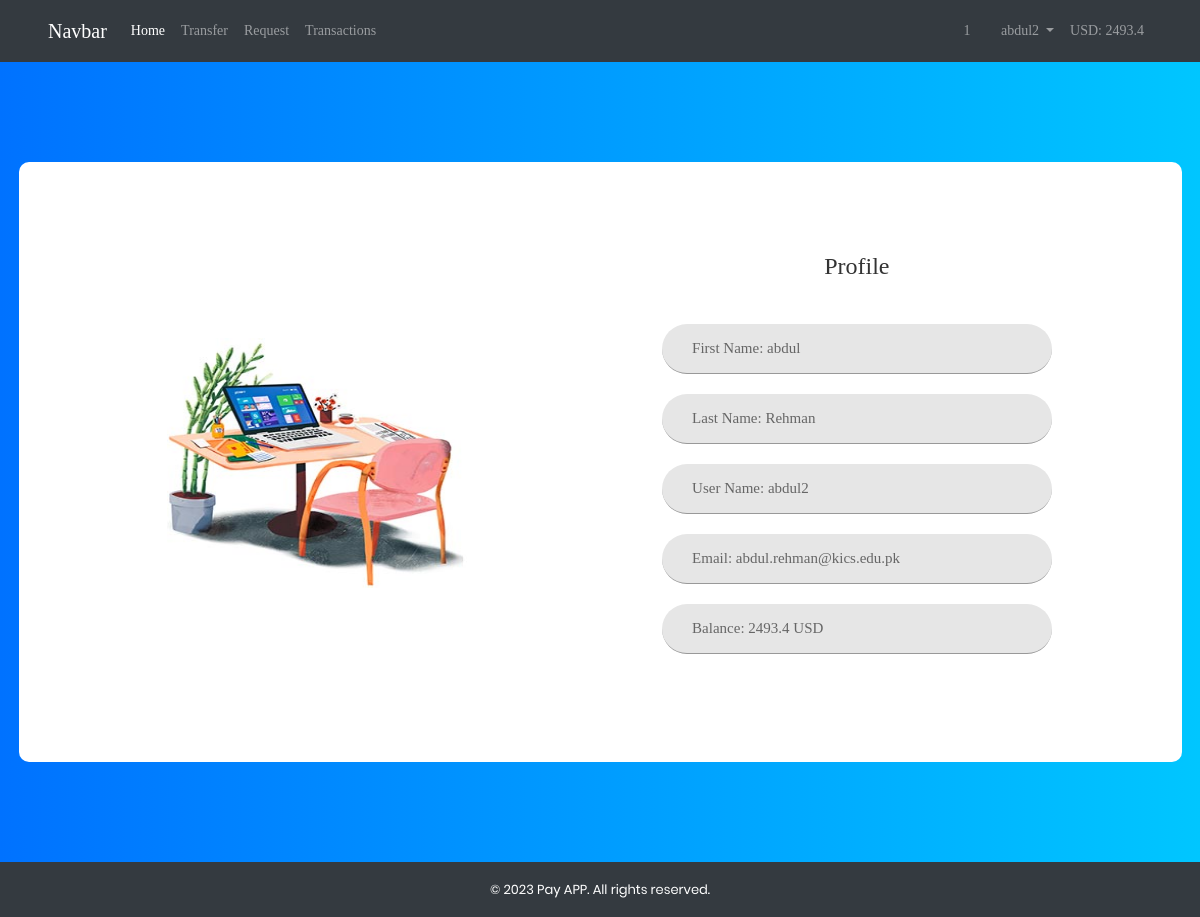
Screenshot of /profile (signed in) with the database file from the repository.
### register/models.py (models this page shows)
class UserExtension(models.Model):
    USD = "USD"
    EUR = "EUR"
    GBP = "GBP"
    currency_choices = [
        (USD, 'US Dollar'),
        (EUR, 'Euros'),
        (GBP, 'GB Pound')
    ]
    user = models.OneToOneField(User, on_delete=models.CASCADE)
    f_name = models.CharField(max_length=15, blank=False, null=False)
    l_name = models.CharField(max_length=20, blank=False, null=False)
    currency = models.CharField(max_length=3, null=False, blank=False, choices=currency_choices)
    balance = models.FloatField(default=1000, blank=False, null=False)

### register/views.py (the view)
# urls.py: path('profile', views.view_profile, name="profile")
def view_profile(request):
    user_data = UserExtension.objects.get(user=request.user)
    notifications_count = TransactionHistory.objects.filter(
        Q(mode=TransactionHistory.request) & Q(receiver=request.user) & Q(
            status=TransactionHistory.pending)).count()
    return render(request, 'register/profile.html', {'user': user_data, 'count': notifications_count})

### templates/register/profile.html (shortened to what this page needs)
{% extends 'base.html' %}
{% load static %}
{% block content %}
    <div class="contact1">
        <div class="container-contact1">
            <div class="contact1-pic js-tilt1">
                <img src="{% static 'images/signup-image.jpg' %}" alt="IMG" class="person" id="person"
                     style="width: 300px; height: 250px; max-height: 250px; max-width: 300px">
            </div>
            <div class="contact1-form validate-form" style="">
                <span class="contact1-form-title">Profile</span>
                <div class="wrap-input1 validate-input" data-validate="Message is required">
                    <input class="input1" type="text" name="username" placeholder="username"
                           value="First Name: {{ user.f_name }}" readonly>
                    <span class="shadow-input1"></span>
                </div>
                <div class="wrap-input1 validate-input" data-validate="Message is required">
                    <input class="input1" type="text" name="username" placeholder="username"
                           value="Last Name: {{ user.l_name }}" readonly>
                    <span class="shadow-input1"></span>
                </div>
                <div class="wrap-input1 validate-input" data-validate="Message is required">
                    <input class="input1" type="text" name="username" placeholder="username"
                           value="User Name: {{ user.user.username }}" readonly>
                    <span class="shadow-input1"></span>
                </div>
                <div class="wrap-input1 validate-input" data-validate="Message is required">
                    <input class="input1" type="text" name="username" placeholder="username"
                           value="Email: {{ user.user.email }}" readonly>
                    <span class="shadow-input1"></span>
                </div>
                <div class="wrap-input1 validate-input" data-validate="Message is required">
                    <input class="input1" type="text" name="username" placeholder="username"
                           value="Balance: {{ user.balance }} {{ user.currency }}" readonly>
                    <span class="shadow-input1"></span>
                </div>
            </div>
        </div>
    </div>
    <footer class="bg-dark text-center text-lg-start" style="color: #ffffff">
        <div class="text-center p-3">
            &copy; 2023 Pay APP. All rights reserved.
        </div>
    </footer>
{% endblock %}

### templates/base.html (shortened to what this page needs)
{% load static %}
<!DOCTYPE html>
<html lang="en">
<head>
    <link rel="stylesheet" type="text/css" href="{% static 'vendor/bootstrap/css/bootstrap.min.css' %}">
    <link rel="stylesheet" type="text/css" href="{% static 'fonts/font-awesome-4.7.0/css/font-awesome.min.css' %}">
    <link rel="stylesheet" type="text/css" href="{% static 'vendor/animate/animate.css' %}">
    <link rel="stylesheet" type="text/css" href="{% static 'vendor/css-hamburgers/hamburgers.min.css' %}">
    <link rel="stylesheet" type="text/css" href="{% static 'vendor/select2/select2.min.css' %}">
    <link rel="stylesheet" type="text/css" href="{% static 'css/util.css' %}">
    <link rel="stylesheet" type="text/css" href="{% static 'css/main_student.css' %}">
    <link rel="stylesheet" href="https://cdn.jsdelivr.net/npm/toastify-js/src/toastify.min.css">
    <link href="https://cdnjs.cloudflare.com/ajax/libs/toastr.js/latest/toastr.min.css" rel="stylesheet"/>
    <link rel="stylesheet" href="{% static 'fonts/material-icon/css/material-design-iconic-font.min.css' %}">
    <link rel="stylesheet" href="{% static 'css/style.css' %}">
</head>
<body>
    <div class="">
        <nav class="navbar navbar-expand-lg navbar-dark bg-dark pl-5 pr-5">
            <a class="navbar-brand" href="{% url 'register:home' %}">Navbar</a>
            <div class="collapse navbar-collapse" id="navbarNav">
                <ul class="navbar-nav">
                    <li class="nav-item active">
                        <a class="nav-link" href="{% url 'register:home' %}">Home<span class="sr-only">(current)</span></a>
                    </li>
                    <li class="nav-item">
                        <a class="nav-link" href="{% url 'payapp:transfer' %}">Transfer</a>
                    </li>
                    <li class="nav-item">
                        <a class="nav-link" href="{% url 'payapp:request' %}">Request</a>
                    </li>
                    <li class="nav-item">
                        <a class="nav-link" href="{% url 'payapp:transactions' %}">Transactions</a>
                    </li>
                </ul>
                {% if request.user.is_authenticated %}
                    <ul class="navbar-nav ml-auto">
                        <a class="nav-link" href="{% url 'payapp:notification' %}" id="" role="button"
                           aria-haspopup="true" aria-expanded="false">
                            <i class="fa fa-bell" aria-hidden="true"></i>
                            <span class="notification-count">{{ count }}</span>
                        </a>
                        <li class="nav-item dropdown">
                            <a class="nav-link dropdown-toggle" href="#" id="navbarDropdown" role="button"
                               data-toggle="dropdown" aria-haspopup="true" aria-expanded="false">
                                <i class="fa fa-user-circle" aria-hidden="true"></i> {{ request.user.username }}
                            </a>
                        </li>
                        <li class="nav-item float-right ml-auto">
                            <a class="nav-link" href="#"
                               style="font-size: 14px">{{ user.currency }}: {{ user.balance }}</a>
                        </li>
                    </ul>
                {% else %}
                    <ul class="navbar-nav ml-auto">
                        <li class="nav-item">
                            <a class="nav-link" href="{% url 'register:signin' %}">Login</a>
                        </li>
                    </ul>
                {% endif %}
            </div>
        </nav>
    </div>
    {% block content %}
    {% endblock %}
</body>
</html>

### static/css/main_student.css (style rules this page uses)
* { margin: 0px; padding: 0px; box-sizing: border-box; }
body, html { height: 100%; font-family: Montserrat-Regular, sans-serif; }
a { font-family: Montserrat-Regular; font-size: 14px; line-height: 1.7; color: #333333; margin: 0px; transition: all 0.4s; -webkit-transition: all 0.4s; -o-transition: all 0.4s; -moz-transition: all 0.4s; }
ul, li { margin: 0px; list-style-type: none; }
input { outline: none; border: none; }
.contact1 { width: 100%; min-height: 100%; padding: 15px; background: #009bff; background: -webkit-linear-gradient(left, #0072ff, #00c6ff); background: -o-linear-gradient(left, #0072ff, #00c6ff); background: -moz-linear-gradient(left, #0072ff, #00c6ff); background: linear-gradient(left, #0072ff, #00c6ff); display: -webkit-box; display: -webkit-flex; display: -moz-box; display: -ms-flexbox; display: flex; flex-wrap: wrap; justify-content: center; align-items: center; }
.container-contact1 { width: 1163px; background: #fff; border-radius: 10px; overflow: hidden; display: -webkit-box; display: -webkit-flex; display: -moz-box; display: -ms-flexbox; display: flex; flex-wrap: wrap; justify-content: space-between; align-items: center; padding: 90px 130px 88px 148px; }
.contact1-pic { width: 296px; }
.contact1-pic img { max-width: 100%; }
.contact1-form { width: 430px; }
.contact1-form-title { display: block; font-family: Montserrat-ExtraBold; font-size: 24px; color: #333333; line-height: 1.2; text-align: center; padding-bottom: 44px; }
input.input1 { height: 50px; border-radius: 25px; padding: 0 30px; }
input.input1 + .shadow-input1 { border-radius: 25px; }
.wrap-input1 { position: relative; width: 100%; z-index: 1; margin-bottom: 20px; }
.input1 { display: block; width: 100%; background: #e6e6e6; font-family: Montserrat-Bold; font-size: 15px; line-height: 1.5; color: #666666; }
.shadow-input1 { content: ''; display: block; position: absolute; bottom: 0; left: 0; z-index: -1; width: 100%; height: 100%; box-shadow: 0px 0px 0px 0px; color: rgba(87, 184, 70, 0.5); }
@media (max-width: 1200px) { .contact1-pic { width: 33.5%; } }
@media (max-width: 1200px) { .contact1-form { width: 44%; } }
.validate-input { position: relative; }

### static/css/style.css (style rules this page uses)
input, select, textarea { outline: none; appearance: unset !important; -moz-appearance: unset !important; -webkit-appearance: unset !important; -o-appearance: unset !important; -ms-appearance: unset !important; }
img { max-width: 100%; height: auto; }
body { font-size: 13px; line-height: 1.8; color: #222; background: #f8f8f8; font-weight: 400; font-family: Poppins; }
input { width: 100%; display: block; border: none; border-bottom: 1px solid #999; padding: 6px 30px; font-family: Poppins; box-sizing: border-box; }

### rows the page displays
UserExtension: currency "USD", balance "2493.4", username "First Name: abdul", username "Last Name: Rehman", username "User Name: abdul2", username "Email: abdul.rehman@kics.edu.pk", username "Balance: 2493.4 USD"

### other values shown
{{ count }} "1"
{{ request.user.username }} "abdul2"
